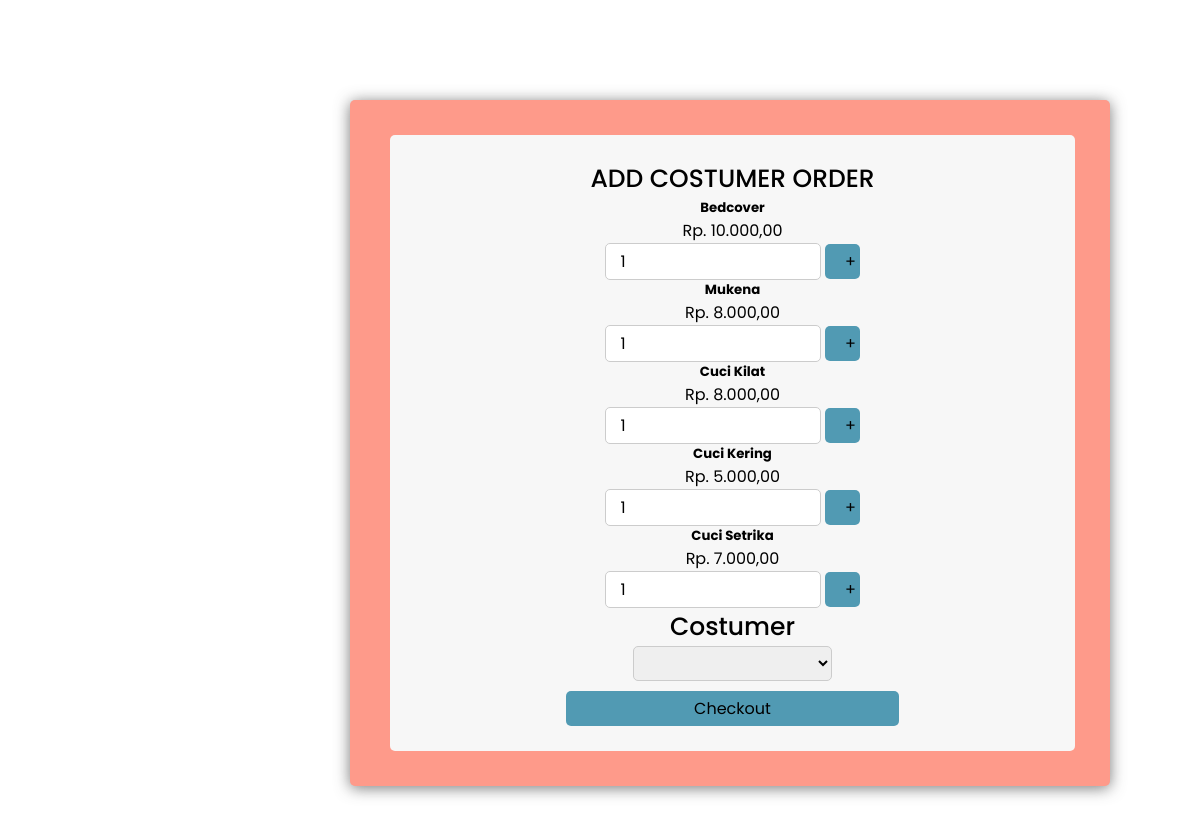
Page /coba.php on the committed database.
### tables this page shows
CREATE TABLE `paket` (
  `id_paket` int(11) NOT NULL,
  `nama_paket` varchar(100) NOT NULL,
  `jenis` enum('Kg','Pcs') NOT NULL,
  `harga` int(11) NOT NULL,
  `img` varchar(100) NOT NULL
);

### coba.php (the view, shortened to what this page needs)
<!DOCTYPE html>
<html lang="en">
<head>
    <link rel="stylesheet" href="css/coba.css">
</head>
<body>
    <div class="order">
        <div class="order-1">
            <div class="card">
            <div class="title">ADD COSTUMER ORDER</div>
     <?php
                include "koneksi.php";
                $qry_paket=mysqli_query($conn,"select * from paket");
                while($data_paket=mysqli_fetch_array($qry_paket)){
            ?>
                <form action="proses_add_order.php" method="post">
                    <div class="card-bdy">
                        <h5 class="card-title"><?=$data_paket['nama_paket']?></h5>
                        <p class="card-text">
                            <?php
                                echo "Rp. ".number_format($data_paket['harga'], 2, ',', '.')."";
                            ?>
                        </p>
                        <input class = "jml" type="number" min = "1" value = "1" name = "jml_beli">
                        <span><input class = "button" type="submit" value = "+"></span>
                    </div>
                </form>
            <?php
                }
            ?>
            </div>
        <div class="costumer">
            <div class="cart">
            <div class="title">Costumer</div>
            <form action="checkout.php" methos="POST">
                <div class="member">
                <select name="id_user" id="">
                    <option value=""></option>
                    <?php
                    include "koneksi.php";
                    $qry_member=mysqli_query($conn, "SELECT * FROM member");
                    $no=0;
                    while($data_member=mysqli_fetch_array($qry_member)){
                        $no++;
                    ?>
                    <option value="<?=$data_member['id_member']?>"><?=$no?> - <?=$data_member['nama_member']?></option>
                    <?php
                    }
                    ?>
                </select>
                </div>
                <input type="submit" value="Checkout" class="button_checkout">
            </form>
        </div>
        </div>
        </div>
    </div>
</body>
</html>

### css/coba.css (style rules this page uses)
* { margin: 0; padding: 0; font-family: 'Poppins', sans-serif; }
.order { margin: 100px 350px; max-width: 700px; width: 100%; background: #fe9a8a; padding: 25px 30px; border-radius: 5px; text-align: center; box-shadow: 0 2px 15px rgba(64,64,64,.7); border-collapse: collapse; border-spacing: 0; overflow: hidden; }
.order-1 { margin: 10px; max-width: 700px; width: 95%; background: #f7f7f7; padding: 25px 10px; border-radius: 5px; text-align: center; border-collapse: collapse; border-spacing: 0; overflow: hidden; }
.order .title { font-size: 25px; font-weight: 500; position: relative; }
.card .card-bdy input { height: 35px; width: 30%; outline: none; border-radius: 5px; border: 1px solid #ccc; padding-left: 15px; font-size: 16px; border-bottom width: 2px; transition: all 0.3s ease; }
.card span .button { height: 35px; width: 35px; outline: none; background: rgb(81, 154, 179); border-radius: 5px; border: 1px #ccc; font-size: 16px; border-bottom width: 2px; transition: all 0.3s ease; }
.cart .member select { height: 35px; width: 30%; outline: none; border-radius: 5px; border: 1px solid #ccc; padding-left: 15px; font-size: 16px; border-bottom width: 2px; transition: all 0.3s ease; }
.cart .button_checkout { height: 35px; width: 50%; margin-top: 10px; padding-top: 0px; outline: none; background: rgb(81, 154, 179); border-radius: 5px; border: 1px #ccc; font-size: 16px; border-bottom width: 2px; transition: all 0.3s ease; }

### rows in the picture
paket: nama_paket "Bedcover", harga "10.000,00"
paket: nama_paket "Mukena", harga "8.000,00"
paket: nama_paket "Cuci Kilat", harga "8.000,00"
paket: nama_paket "Cuci Kering", harga "5.000,00"
paket: nama_paket "Cuci Setrika", harga "7.000,00"
